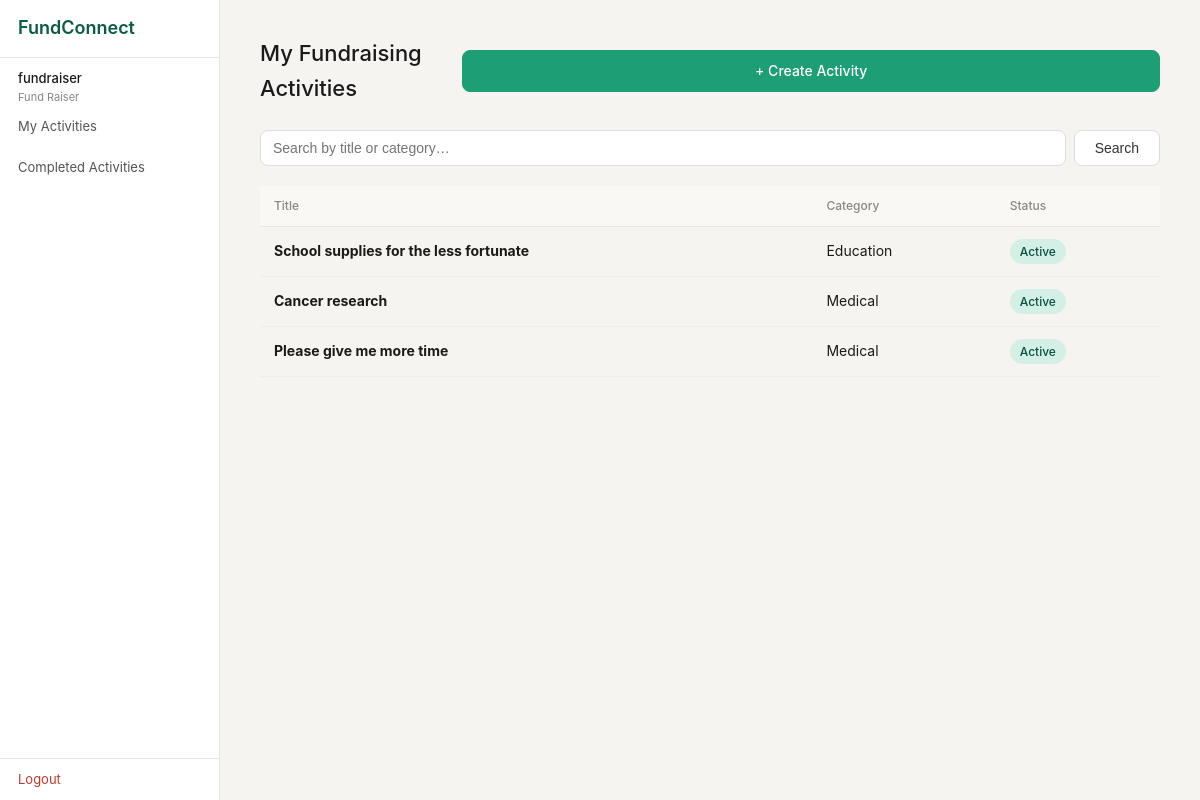
/fundraiser/activities (signed in), run on an earlier commit of the app's database.
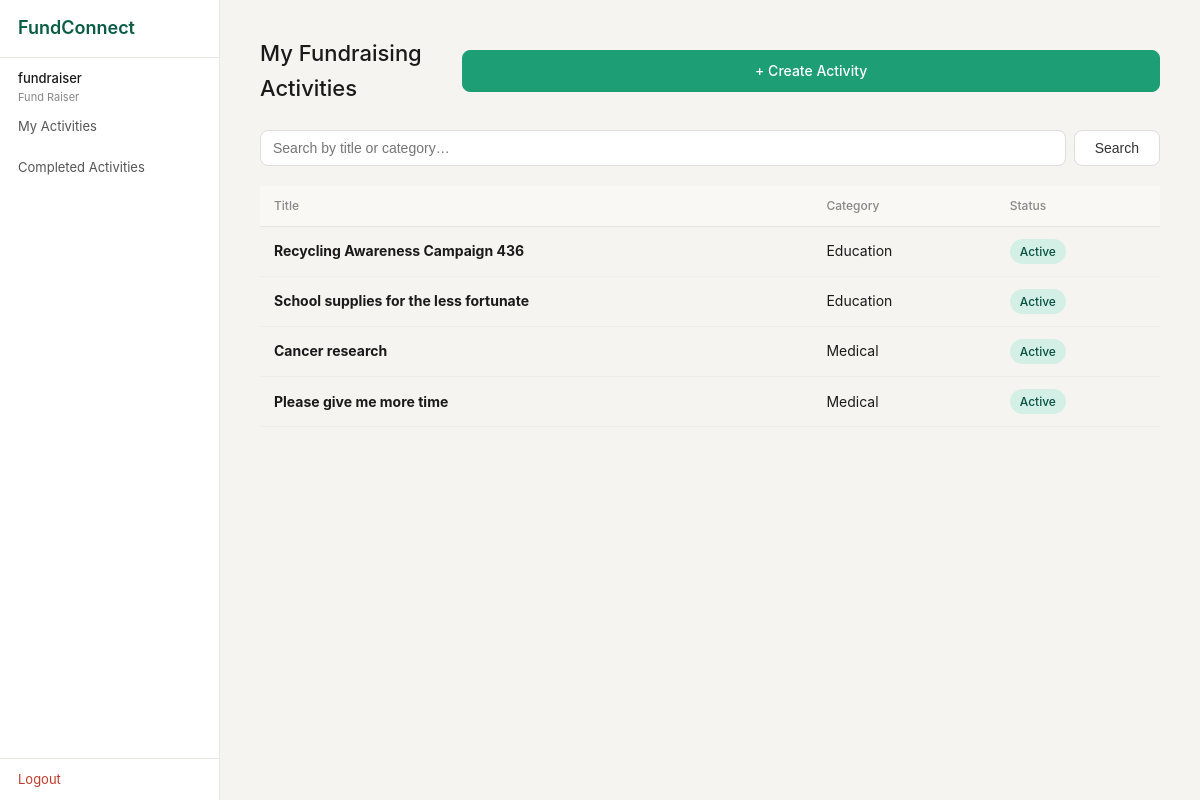
And on a later commit of the database.
### tables this page shows
CREATE TABLE fundraising_activity (
                id              INTEGER PRIMARY KEY AUTOINCREMENT,
                title           TEXT NOT NULL,
                description     TEXT,
                target_amount   REAL NOT NULL,
                amount_raised   REAL DEFAULT 0,
                category_id     INTEGER REFERENCES fra_category(id),
                deadline        TEXT NOT NULL,
                status          TEXT NOT NULL DEFAULT 'Active',
                fundraiser_id   INTEGER REFERENCES user_account(id),
                view_count      INTEGER DEFAULT 0,
                shortlist_count INTEGER DEFAULT 0,
                created_at      TEXT DEFAULT (datetime('now'))
            );

CREATE TABLE fra_category (
                id          INTEGER PRIMARY KEY AUTOINCREMENT,
                name        TEXT NOT NULL UNIQUE,
                description TEXT,
                created_at  TEXT DEFAULT (datetime('now'))
            );

### boundary/app.py (the view)
@app.route("/fundraiser/activities")
def fr_activities():
    if "user_id" not in session or session["role"] != "Fund Raiser":
        return redirect(url_for("login"))
    q = request.args.get("q", "").strip()
    result = FundraisingActivityController.list_activities(session["user_id"], q or None)
    return render_template("fr_activities.html", activities=result["data"], q=q)

### boundary/templates/fr_activities.html (shortened to what this page needs)
{% extends "base.html" %}
{% block content %}
<div class="page-header">
  <h1 class="page-title">My Fundraising Activities</h1>
  <a href="{{ url_for('fr_activity_create') }}" class="btn btn-primary">+ Create Activity</a>
</div>
<form method="GET" style="margin-bottom: 20px; display: flex; gap: 8px;">
  <input type="text" name="q" value="{{ q }}" placeholder="Search by title or category…"
         style="flex: 1; padding: 9px 12px; border-radius: 8px; border: 1px solid #ddd; font-size: 14px;">
  <button class="btn" type="submit">Search</button>
</form>
{% if activities %}
<div class="table-wrap">
  <table>
    <thead>
      <tr>
        <th>Title</th>
        <th>Category</th>
        <th>Status</th>
      </tr>
    </thead>
    <tbody>
      {% for a in activities %}
      <tr style="cursor: pointer;"
          onclick="window.location='{{ url_for('fr_activity_view', aid=a.id) }}'">
        <td><strong>{{ a.title }}</strong></td>
        <td>{{ a.category_name or '—' }}</td>
        <td><span class="badge badge-active">{{ a.status }}</span></td>
      </tr>
      {% endfor %}
    </tbody>
  </table>
</div>
{% endif %}
{% endblock %}

What changed in the data, as far as the page shows it:
added fundraising_activity: title "Recycling Awareness Campaign 436", name "Education", status "Active"
